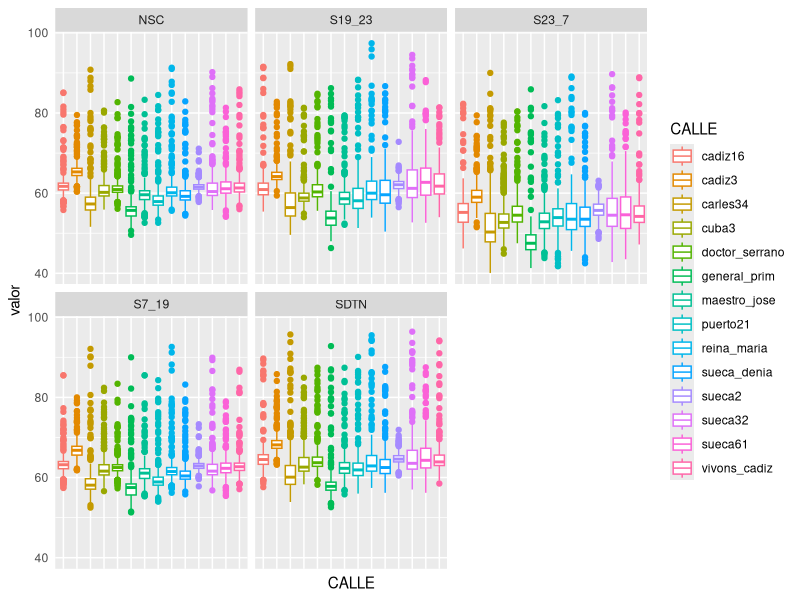
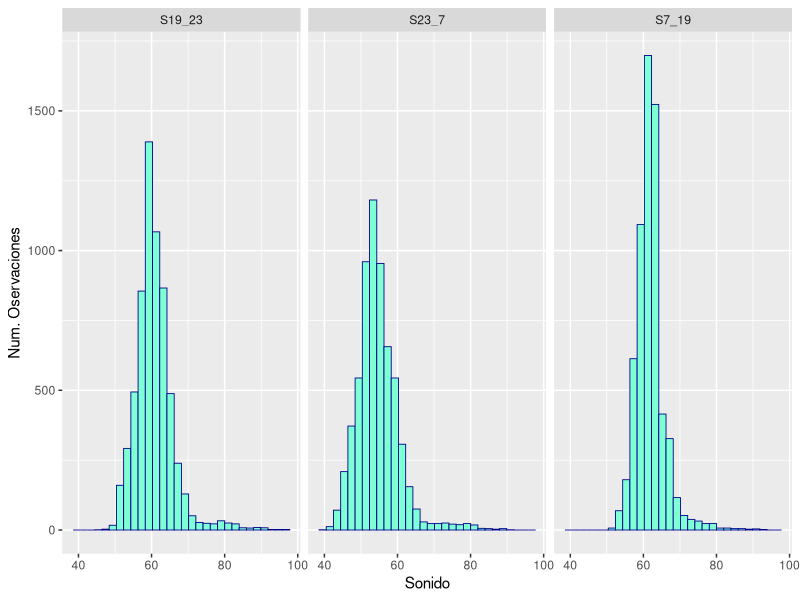
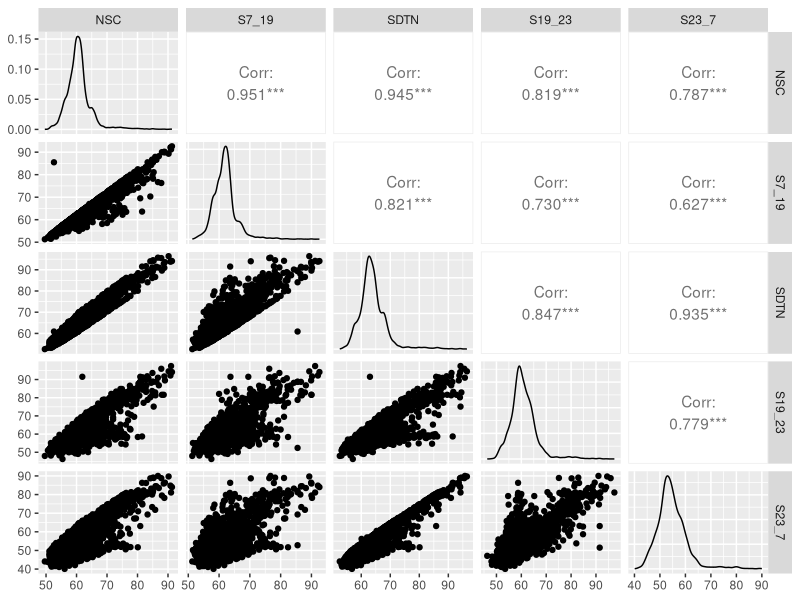
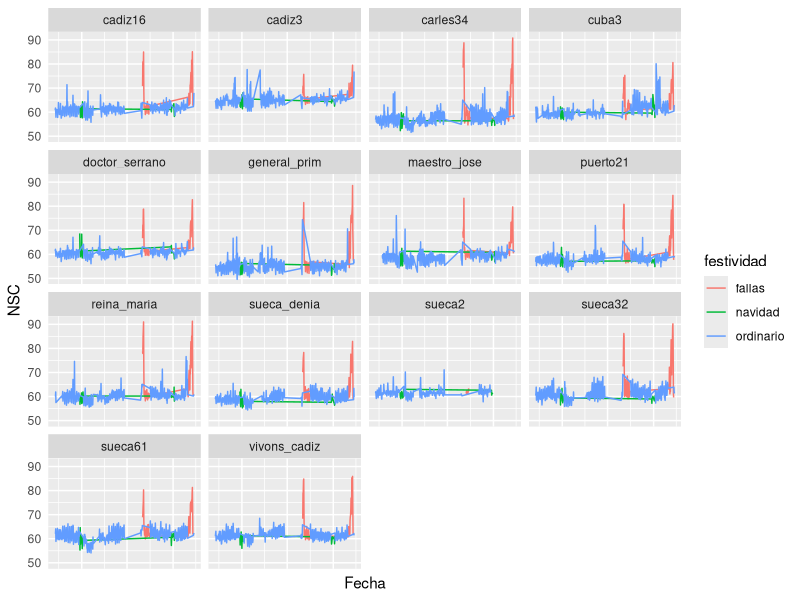

Reproduce these figures in R, in order.
## ---- chunk 1


# CONFIGURACIÓN GENERAL
library(knitr)
options(width = 100)

# Opciones generales de los chucks. Se utilizarán salvo cambios en el chunk
opts_chunk$set(echo=T, message = F, error = F, warning = F, comment = NA, fig.align = 'center', dpi = 200, tidy = F, cache.path = '.cache/', fig.path = './figura/')

# Opciones generales de dígitos cuando se incluyen tablas
#options(xtable.type = 'html')
knit_hooks$set(inline = function(x) {
  
  if(is.numeric(x)) {
    round(x, getOption('digits'))
  } else {
    paste(as.character(x), collapse = ', ')
  }
})
## ---- chunk 2

# Especificamos las librerías necesarias en esta lista

packages = c("tidyverse","knitr",'readr','lubridate','dplyr','tidyr', 'ggplot2', 'GGally')

#use this function to check if each package is on the local machine
#if a package is installed, it will be loaded
#if any are not, the missing package(s) will be installed and loaded
package.check <- lapply(packages, FUN = function(x) {
  if (!require(x, character.only = TRUE)) {
    install.packages(x, dependencies = TRUE,repos='http://cran.rediris.es')
  }
  library(x, character.only = TRUE)
})

#verify they are loaded
search()

## ---- chunk 3
library(readr)
cadiz3 <- read_csv("data/cadiz3.csv", col_types = cols
                   (dateObserved = col_date(format = "%Y-%m-%d")))
cadiz3 <- cadiz3 %>% mutate(calle = "cadiz3")
cadiz16 <- read_csv("data/cadiz16.csv", col_types = cols
                    (dateObserved = col_date(format = "%Y-%m-%d")))
cadiz16 <- cadiz16 %>% mutate(calle = "cadiz16")
carles34 <- read_csv("data/carles34.csv", col_types = cols
                     (dateObserved = col_date(format = "%Y-%m-%d")))
carles34 <- carles34 %>% mutate(calle = "carles34")
cuba3 <- read_csv("data/cuba3.csv", col_types = cols
                  (dateObserved = col_date(format = "%Y-%m-%d")))
cuba3 <- cuba3 %>% mutate(calle = "cuba3")
doctor_serrano <- read_csv("data/doctor_serrano.csv", col_types = cols
                           (dateObserved = col_date(format = "%Y-%m-%d")))
doctor_serrano <- doctor_serrano %>% mutate(calle = "doctor_serrano")
general_prim <- read_csv("data/general_prim.csv", col_types = cols
                         (dateObserved = col_date(format = "%Y-%m-%d")))
general_prim <- general_prim %>% mutate(calle = "general_prim")
maestro_jose <- read_csv("data/maestro_jose.csv", col_types = cols
                         (dateObserved = col_date(format = "%Y-%m-%d")))
maestro_jose <- maestro_jose %>% mutate(calle = "maestro_jose")
puerto21 <- read_csv("data/puerto21.csv", col_types = cols
                     (dateObserved = col_date(format = "%Y-%m-%d")))
puerto21 <- puerto21 %>% mutate(calle = "puerto21")
reina_maria <- read_csv("data/reina_maria.csv", col_types = cols
                        (dateObserved = col_date(format = "%Y-%m-%d")))
reina_maria <- reina_maria %>% mutate(calle = "reina_maria")
sueca2 <- read_csv("data/sueca2.csv", col_types = cols
                   (dateObserved = col_date(format = "%Y-%m-%d")))
sueca2 <- sueca2 %>% mutate(calle = "sueca2")
sueca32 <- read_csv("data/sueca32.csv", col_types = cols
                    (dateObserved = col_date(format = "%Y-%m-%d")))
sueca32 <- sueca32 %>% mutate(calle = "sueca32")
sueca61 <- read_csv("data/sueca61.csv", col_types = cols
                    (dateObserved = col_date(format = "%Y-%m-%d")))
sueca61 <- sueca61 %>% mutate(calle = "sueca61")
sueca_denia <- read_csv("data/sueca-denia.csv", col_types = cols
                        (dateObserved = col_date(format = "%Y-%m-%d")))
sueca_denia <- sueca_denia %>% mutate(calle = "sueca_denia")
vivons_cadiz <- read_csv("data/vivons_cadiz.csv", col_types = cols
                         (dateObserved = col_date(format = "%Y-%m-%d")))
vivons_cadiz <- vivons_cadiz %>% mutate(calle = "vivons_cadiz")


## ---- chunk 4
library(dplyr)
sonido_tidy<-bind_rows(cadiz16, cadiz3, carles34, cuba3, 
                       doctor_serrano, general_prim, maestro_jose, 
                       puerto21, reina_maria, sueca_denia,sueca2, 
                       sueca32, sueca61, vivons_cadiz)

sonido_tidy <- sonido_tidy %>% select(6:12)
head(sonido_tidy)
tail(sonido_tidy)
## ---- chunk 5
variables <- c("NSC", "S7_19", "SDTN", "S19_23", "S23_7",  "Fecha", "CALLE")
names(sonido_tidy) <- variables
summary(sonido_tidy)
## ---- chunk 6
sonido_tidy$Fecha <- ymd(sonido_tidy$Fecha)
sonido_tidy$CALLE <- as.factor(sonido_tidy$CALLE)
class(sonido_tidy$Fecha)
class(sonido_tidy$CALLE)
## ---- chunk 7
sonido_tidy%>% filter(S19_23 == Inf|S7_19 == Inf) 
## ---- chunk 8
maximo <- sonido_tidy %>%
  filter(CALLE == 'cadiz16'& S19_23 != Inf) %>%
  select(S19_23) %>% max()
sonido_tidy$S19_23[sonido_tidy$S19_23==Inf] <- maximo
maximo <- sonido_tidy%>%
  filter(CALLE == 'maestro_jose'& S7_19 != Inf) %>%
  select(S7_19) %>% max()
sonido_tidy$S7_19[sonido_tidy$S7_19==Inf] <- maximo
## ---- chunk 9
t1 <- sonido_tidy %>%
  pivot_longer(names_to = "sonido", values_to = "valor", NSC:S23_7)

ggplot(t1, aes(x = CALLE, y = valor, col = CALLE)) + geom_boxplot() + 
  theme(axis.text.x = element_blank(), axis.ticks = element_blank()) +
  facet_wrap(~sonido)

sonido_tidy %>% select(S7_19,S19_23,S23_7) %>%
  pivot_longer(names_to = 'horas', values_to = 'sonido',S7_19:S23_7) %>%
  group_by(horas) %>%  ggplot(aes(x = sonido)) +
  geom_histogram(fill = "aquamarine", colour = "darkblue", size = .3) +
  scale_y_continuous( name = "Num. Oservaciones" ) +
  scale_x_continuous( name = "Sonido" ) +
  facet_wrap(~horas)

sonido_tidy %>% select(NSC:S23_7) %>% ggpairs()

s1 <- sonido_tidy %>% select(NSC:S23_7)
cor(s1, method = "spearman")
cor(s1, method = "pearson")

## ---- chunk 10
tabla <- sonido_tidy %>% select(NSC:S23_7)  %>%
  pivot_longer(names_to =  'tipo',values_to= 'sonido',NSC:S23_7) %>%
  group_by(tipo) %>% 
  summarise_at(vars(sonido),
               list(min=min, max=max, med=mean , mediana=median,sd=sd))
tabla 

## ---- chunk 11
sonido_tidy %>% group_by(CALLE) %>%
  summarise(Nivel_sonoro_continuo_medio_maximo = mean(NSC)) %>%
  filter(Nivel_sonoro_continuo_medio_maximo ==
           max(Nivel_sonoro_continuo_medio_maximo))

sonido_tidy %>% group_by(CALLE) %>%
  summarise(Nivel_sonoro_continuo_medio_minimo = mean(NSC)) %>%
  filter(Nivel_sonoro_continuo_medio_minimo ==
           min(Nivel_sonoro_continuo_medio_minimo))
## ---- chunk 12
sonido_tidy %>%
  group_by(CALLE) %>%
  summarise(Nivel_sonoro_continuo_maximo = max(NSC)) %>%
  filter(Nivel_sonoro_continuo_maximo ==
           max(Nivel_sonoro_continuo_maximo))

sonido_tidy %>%
  group_by(CALLE) %>%
  summarise(Nivel_sonoro_continuo_minimo = min(NSC)) %>%
  filter(Nivel_sonoro_continuo_minimo == 
           min(Nivel_sonoro_continuo_minimo))
## ---- chunk 13
sonido_tidy %>%
  gather(key = "horario", value = "nivel_sonido", c(S7_19,S19_23,S23_7)) %>%
  group_by(horario) %>%
  summarise(Nivel_sonoro_continuo_medio_maximo = mean(nivel_sonido)) %>%
  filter(Nivel_sonoro_continuo_medio_maximo ==
           max(Nivel_sonoro_continuo_medio_maximo))

sonido_tidy %>%
  gather(key = "horario", value = "nivel_sonido", c(S7_19,S19_23,S23_7)) %>%
  group_by(horario) %>%
  summarise(Nivel_sonoro_continuo_medio_minimo = mean(nivel_sonido)) %>%
  filter(Nivel_sonoro_continuo_medio_minimo ==
           min(Nivel_sonoro_continuo_medio_minimo))
## ---- chunk 14
navidad <- sonido_tidy %>%
  select(Fecha) %>%
  filter((month(Fecha) == 12 & day(Fecha) >= 24) |
           (month(Fecha) == 1 & day(Fecha) <= 7))
fallas <- sonido_tidy %>%
  select(Fecha) %>%
  filter((year(Fecha) != 2021 & month(Fecha) == 3 &
            day(Fecha) >= 1 & day(Fecha) <= 22 ) |
           (year(Fecha) == 2021 & month(Fecha) == 9 &
              (day(Fecha) >= 1 | day(Fecha) <= 5)))
sonido_tidy_festividad <- sonido_tidy %>%
  mutate(festividad = c(rep(NA,nrow(sonido_tidy))))

for (i in 1:nrow(sonido_tidy)){
  if (sonido_tidy$Fecha[i] %in% navidad$Fecha){
    sonido_tidy_festividad$festividad[i] <- "navidad"
  } else if(sonido_tidy$Fecha[i] %in% fallas$Fecha){
    sonido_tidy_festividad$festividad[i] <- "fallas"
  }
  else{
    sonido_tidy_festividad$festividad[i] <- "ordinario"
  }
}
calles <- c("cadiz16", "cadiz3", "carles34", "cuba3",
            "doctor_serrano", "general_prim", "maestro_jose",
            "puerto21","reina_maria", "sueca_denia","sueca2",
            "sueca32", "sueca61", "vivons_cadiz")

ggplot(sonido_tidy_festividad, aes(x = Fecha, y = NSC, col = festividad)) +
  geom_line(aes(xend = lead(Fecha), yend = lead(NSC))) +
  facet_wrap(~CALLE) + theme(axis.text.x = element_blank(),
                             axis.ticks = element_blank())

# for (j in calles){
#   grafico <- sonido_tidy_festividad %>% filter(CALLE == j) %>% ggplot(aes(x = Fecha, y = NSC, color = festividad)) + geom_segment(aes(xend = lead(Fecha), yend = lead(NSC))) + ggtitle(j)
#   print(grafico)
# }
